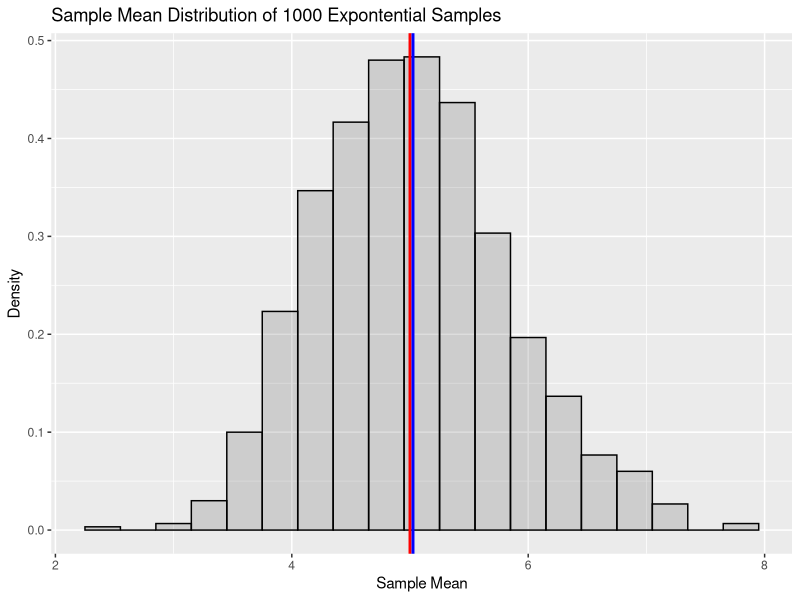
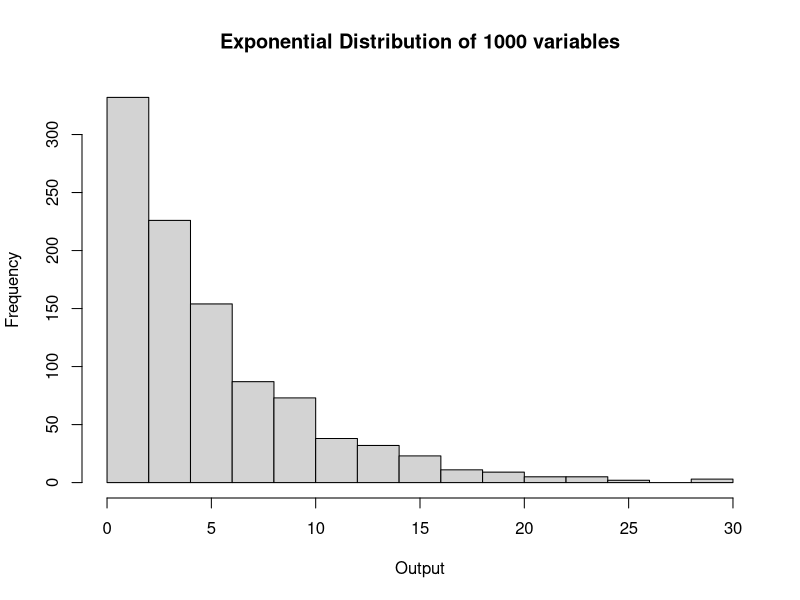
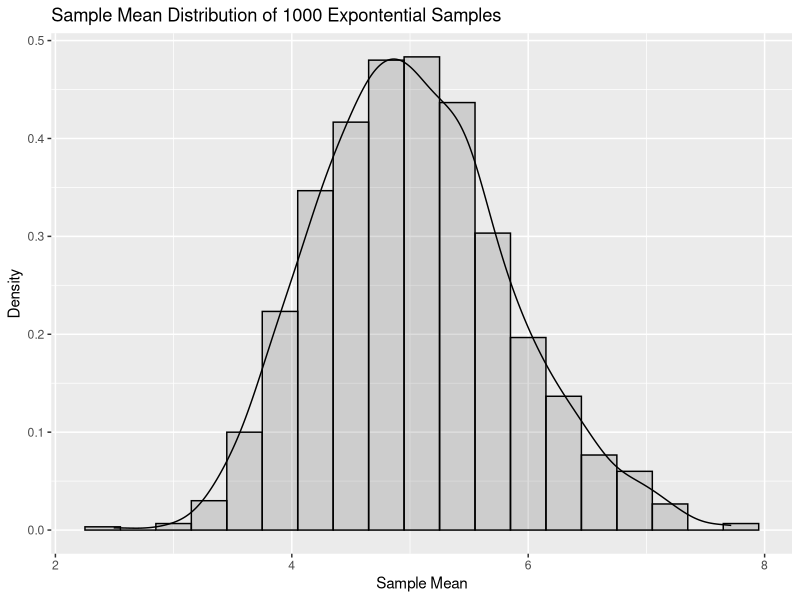
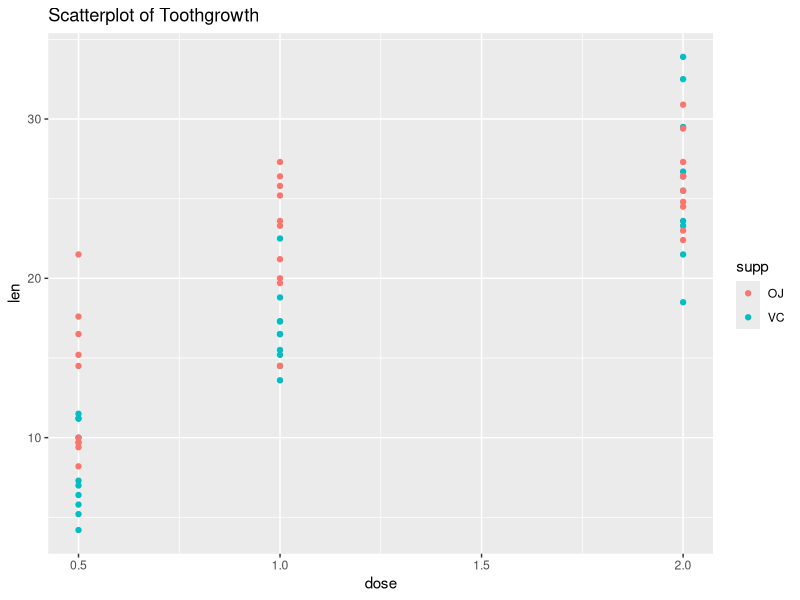

Here is the R script that generated these plots, in order: (Note: this script raises an error after producing the figures.)
## ---- chunk 1
knitr::opts_chunk$set(echo = TRUE)
set.seed(4)
## ---- chunk 2
mns = NULL
vars = NULL
for (i in 1 : 1000) {
  mns = c(mns, mean(rexp(40, .2))) 
}
## ---- chunk 3
lambda = 0.2
theor_mean = 1/ lambda
avg_sample_mean = mean(mns)
print(paste("Using the mean() function on the array, mns, we can calculate the average Sample Mean:", avg_sample_mean))
## ---- chunk 4
library(ggplot2)
ggplot(data.frame(mns), aes(x=mns))+
  geom_histogram(alpha = .20, binwidth=.3, colour = "black", aes(y = ..density..))+
  geom_vline(xintercept = c(theor_mean,avg_sample_mean), colour = c("red", "blue"), size = 1)+
  labs(title = "Sample Mean Distribution of 1000 Expontential Samples", x= "Sample Mean", y = "Density") 
## ---- chunk 5
sample_var = var(mns)
print(paste("Using the var() function, we can calculate that the Sample Variance is", sample_var))
## ---- chunk 6
theor_std = 1/lambda
theor_var = theor_std^2
est_sample_var = theor_var/40
print(paste("The Theoretical Variance for 40 exponential variables where lambda equal 0.2 is", est_sample_var))
## ---- chunk 7
hist(rexp(1000, .2),main = "Exponential Distribution of 1000 variables",xlab = "Output")
## ---- chunk 8
ggplot(data.frame(mns), aes(x=mns))+
  geom_histogram(alpha = .20, binwidth=.3, colour = "black", aes(y = ..density..))+
  geom_density()+
  labs(title = "Sample Mean Distribution of 1000 Expontential Samples", x= "Sample Mean", y = "Density") 
## ---- chunk 9
library(dplyr)
ToothGrowth%>% group_by(dose, supp)%>%summarise(mean(len), n())
## ---- chunk 10
ggplot(data = ToothGrowth, aes(x= dose, y = len, colour = supp)) +
  geom_point() +
  labs(title = "Scatterplot of Toothgrowth")
## ---- chunk 11
ToothGrowth%>% group_by(dose, supp)%>%summarise(mean(len),lower_int = mean(len)-(qt(.975,9)*sd(len)/ sqrt(n())), upper_int = mean(len)+(qt(.975,9)*sd(len)/ sqrt(n())))
## ---- chunk 12
t.test(len ~ supp, paired = FALSE, var.equal = FALSE, data = ToothGrowth)
